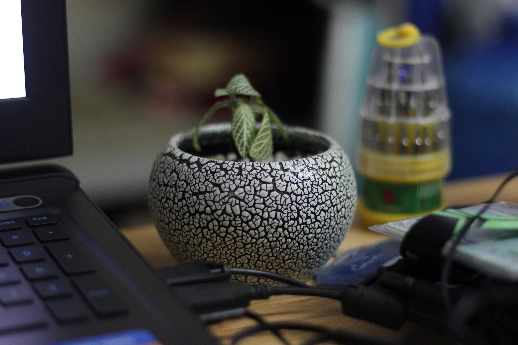
#> input picture Đồ án/Haar Cascade/DataSet/n/1.png, 518 x 345 px; its folder holds 4 pictures in this run
$ python test.py
#> lines starting #> are read from the running program, lines starting #| are printed output that depends on the picture
import cv2
import numpy as np
import glob

i = 0

for img in glob.glob('n/*.*'):
    try:
        img_abc = cv2.imread(img)
#> img_abc is the input picture: shape (345, 518, 3); mean B, G, R 60.3, 60.4, 60.3
        img_abc = cv2.resize(img_abc, (int(img_abc.shape[1] * 0.1), int(img_abc.shape[0] * 0.1)))
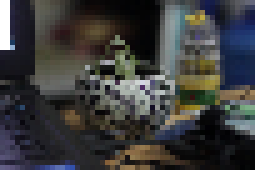
#> img_abc: shape (34, 51, 3) (shown 5 times larger); mean B, G, R 60.5, 60.7, 60.6
        print(img)
        file_name = 'nb/' + str(i) + '.png'
        cv2.imwrite(file_name, img_abc)
        i += 1
    except:
        pass
#> pass 2 of the loop `for img in glob.glob('n/*.*'):`:
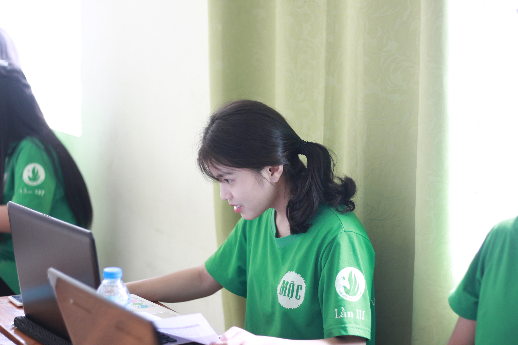
#> input picture Đồ án/Haar Cascade/DataSet/n/10.png, 518 x 345 px
#> img_abc is the input picture: shape (345, 518, 3); mean B, G, R 165.8, 178.1, 164.6
#> `img_abc = cv2.resize(img_abc, (int(img_abc.shape[1] * 0.1), int(img_ab..`:
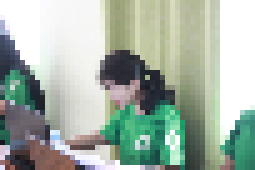
#> img_abc: shape (34, 51, 3) (shown 5 times larger); mean B, G, R 166, 178.3, 164.6
#> pass 3 of the loop `for img in glob.glob('n/*.*'):`:
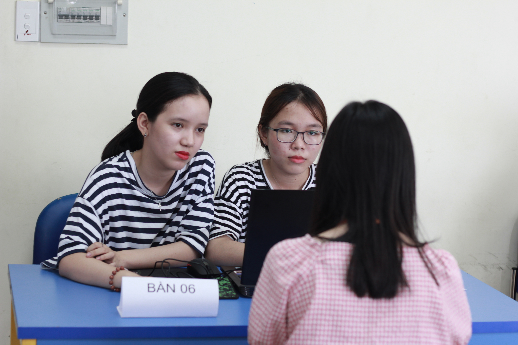
#> input picture Đồ án/Haar Cascade/DataSet/n/100.png, 518 x 345 px
#> img_abc is the input picture: shape (345, 518, 3); mean B, G, R 163.5, 156, 157.3
#> `img_abc = cv2.resize(img_abc, (int(img_abc.shape[1] * 0.1), int(img_ab..`:
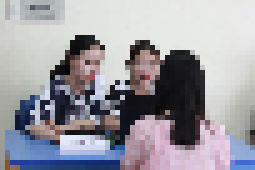
#> img_abc: shape (34, 51, 3) (shown 5 times larger); mean B, G, R 162.4, 155, 156.3
#> the loop made 4 passes; the first 3 are shown
